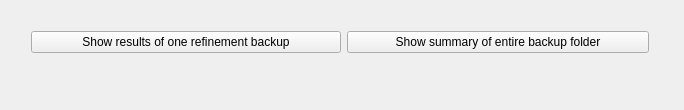
            <widget class="QWidget" name="page_6">
             <property name="geometry">
              <rect>
               <x>0</x>
               <y>0</y>
               <width>684</width>
               <height>110</height>
              </rect>
             </property>
             <attribute name="label">
              <string>Get LSM output from backup</string>
             </attribute>
             <layout class="QGridLayout" name="gridLayout_13">
              <item row="0" column="0">
               <layout class="QVBoxLayout" name="verticalLayout_32">
                <property name="leftMargin">
                 <number>20</number>
                </property>
                <property name="topMargin">
                 <number>20</number>
                </property>
                <property name="rightMargin">
                 <number>20</number>
                </property>
                <property name="bottomMargin">
                 <number>20</number>
                </property>
                <item>
                 <layout class="QHBoxLayout" name="horizontalLayout">
                  <property name="topMargin">
                   <number>0</number>
                  </property>
                  <item>
                   <widget class="QPushButton" name="resBackupBut">
                    <property name="minimumSize">
                     <size>
                      <width>310</width>
                      <height>0</height>
                     </size>
                    </property>
                    <property name="maximumSize">
                     <size>
                      <width>300</width>
                      <height>16777215</height>
                     </size>
                    </property>
                    <property name="text">
                     <string>Show results of one refinement backup</string>
                    </property>
                   </widget>
                  </item>
                  <item>
                   <widget class="QPushButton" name="resBackupSumBut">
                    <property name="minimumSize">
                     <size>
                      <width>302</width>
                      <height>0</height>
                     </size>
                    </property>
                    <property name="maximumSize">
                     <size>
                      <width>300</width>
                      <height>16777215</height>
                     </size>
                    </property>
                    <property name="text">
                     <string>Show summary of entire backup folder</string>
                    </property>
                   </widget>
                  </item>
                  <item>
                   <spacer name="horizontalSpacer_2">
                    <property name="orientation">
                     <enum>Qt::Horizontal</enum>
                    </property>
                    <property name="sizeHint" stdset="0">
                     <size>
                      <width>40</width>
                      <height>20</height>
                     </size>
                    </property>
                   </spacer>
                  </item>
                 </layout>
                </item>
                <item>
                 <widget class="QLabel" name="resBackupLab">
                  <property name="text">
                   <string/>
                  </property>
                 </widget>
                </item>
                <item>
                 <spacer name="verticalSpacer_10">
                  <property name="orientation">
                   <enum>Qt::Vertical</enum>
                  </property>
                  <property name="sizeHint" stdset="0">
                   <size>
                    <width>20</width>
                    <height>40</height>
                   </size>
                  </property>
                 </spacer>
                </item>
               </layout>
              </item>
             </layout>
            </widget>
